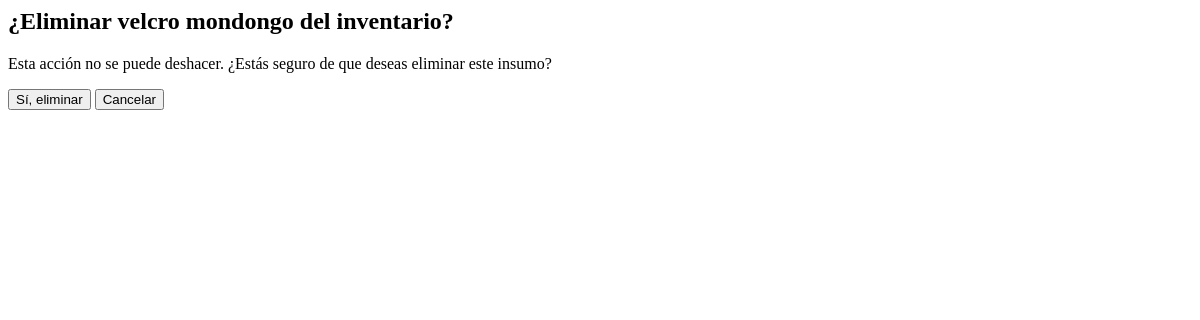
Before: /inventario/insumos/eliminar/6/ (signed in) with the older database file.
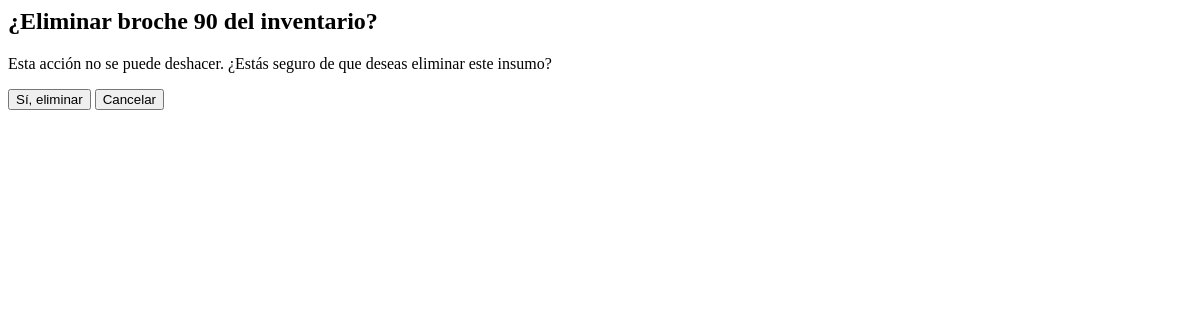
After: the same page with the newer database file.
### apps/inventario/models.py (models this page shows, shortened)
class Insumos(models.Model):
    ID = models.AutoField(primary_key=True)
    descripcion = models.CharField(max_length=200)
    inventario = models.DecimalField(decimal_places=2 , max_digits=20)
    precio = models.DecimalField(max_digits=12, decimal_places=0)
    fecha_edicion = models.DateField(auto_now=True)
    categoria = models.CharField(max_length=50, choices=CATEGORIA)

### apps/inventario/views.py (the view)
# urls.py: path('inventario/insumos/eliminar/<int:insumoID>/', InsumosDeleteView.as_view(), name='insumos_eliminar'),
class InsumosDeleteView(LoginRequiredMixin, DeleteView):
    model = Insumos
    template_name = 'inventario/insumos_eliminar.html'
    success_url = reverse_lazy('insumos_home')
    pk_url_kwarg = 'insumoID'

### templates/inventario/insumos_eliminar.html (shortened to what this page needs)
<div class="modal" id="modal">
  <div class="modal-content-eliminar">
    <div class="modal_header">
      <h2>¿Eliminar {{ object.descripcion }} del inventario?</h2>
      <form method="post" action="{% url 'insumos_eliminar' object.ID %}">
        <p>Esta acción no se puede deshacer. ¿Estás seguro de que deseas eliminar este insumo?</p>
        <div class="confirmation_container">
          <button type="submit" class="eliminar_button">Sí, eliminar</button>
          <button type="button" class="crear_button" onclick="cerrar_modal()">Cancelar</button>
        </div>
      </form>
    </div>
  </div>
</div>

Changed rows visible on the page:
changed Insumos: descripcion "velcro mondongo" → "broche 90"
